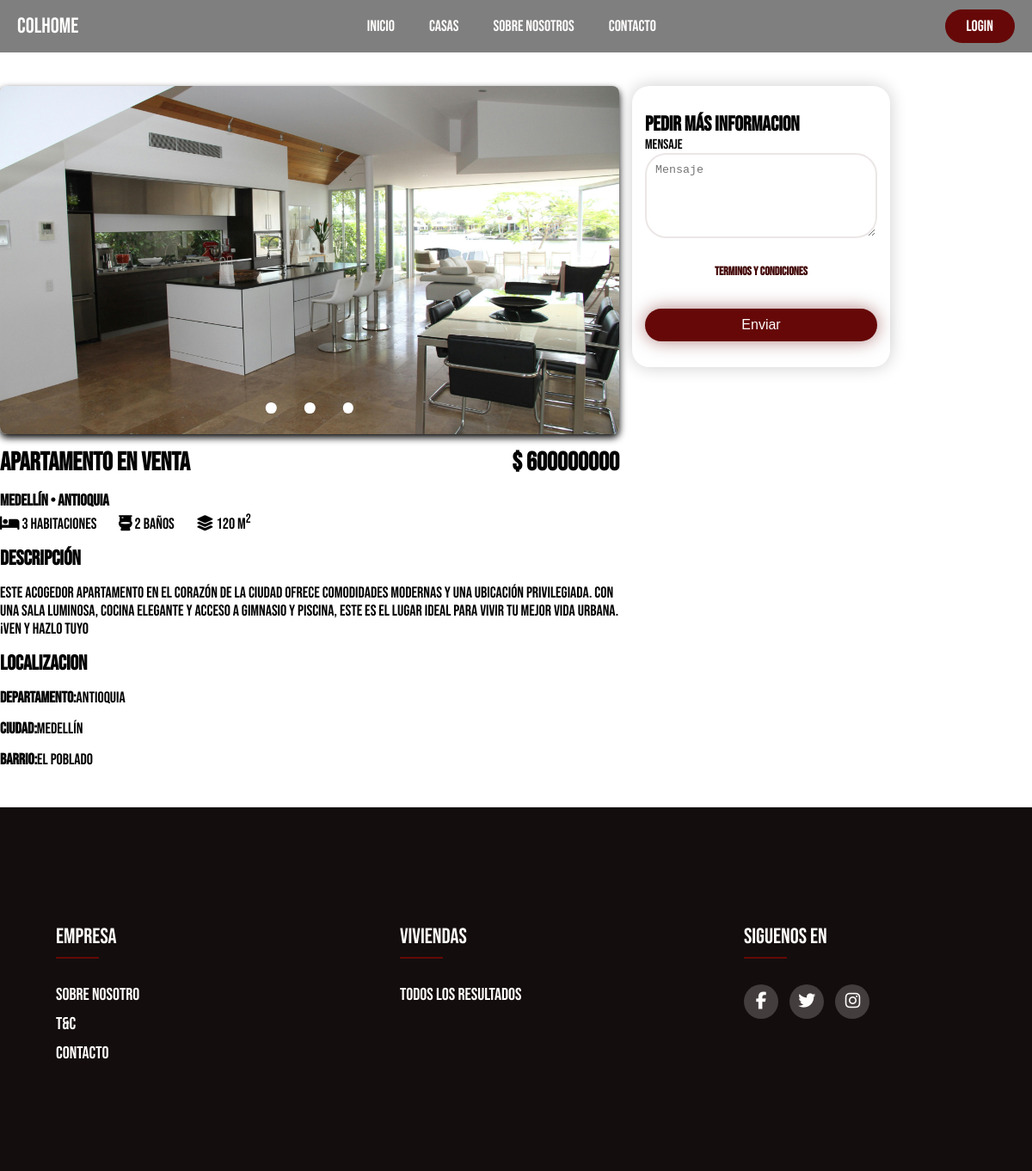
/single_house.php?home_id=2, run on the app's committed database.
### tables this page shows
CREATE TABLE `houses` (
  `home_id` int(11) NOT NULL,
  `home_category` varchar(100) NOT NULL,
  `home_price` int(11) NOT NULL,
  `home_city` varchar(100) NOT NULL,
  `home_neighborhood` varchar(100) NOT NULL,
  `home_location` varchar(50) NOT NULL,
  `home_rooms` int(11) NOT NULL,
  `home_bathrooms` int(11) NOT NULL,
  `home_meters` int(11) NOT NULL,
  `home_description` varchar(255) NOT NULL,
  `home_importance` varchar(255) NOT NULL DEFAULT 'alta',
  `home_image1` varchar(255) NOT NULL,
  `home_image2` varchar(255) NOT NULL,
  `home_image3` varchar(255) NOT NULL
);

### single_house.php (the view, shortened to what this page needs)
<?php
    include('server/connection.php');
    if(isset($_POST['more-information'])){
        if(isset($_SESSION['logged_in'])){
            $user_id = $_SESSION['user_id'];
            $user_email = $_SESSION['user_email'];
            $user_message = $_POST['message'];
            $homeId = (int)$_POST['home_id'];
            $stmt1 = $conn->prepare("INSERT INTO send_information (user_id,home_id,information_message)
                                    VALUES (?,?,?) ");
            $stmt1->bind_param('iis',$user_id,$homeId,$user_message);
            if($stmt1->execute()){
                header('location: single_house.php?message=Mensaje enviado Pronto resiviras Informacion');
            }else{
                header('location: single_house.php?error=Ocurrio un error intenta enviar el mesaje de nuevo');
            }
        }else{
            header('location: login.php');
        }
    }
    else if(isset($_GET['home_id'])){
        $home_id = $_GET['home_id'];
        $stmt = $conn->prepare("SELECT * FROM houses WHERE home_id= ? ");
        $stmt->bind_param("i",$home_id);
        $stmt->execute();
        $home_information = $stmt->get_result();
    }else{
        header('location: index.php');
        echo $home_id;
    }
?>
<!DOCTYPE html>
<html lang="es">
<head>
    <link rel="stylesheet" href="styles/style.css">
    <link rel="stylesheet" type="text/css"
        href="https://cdnjs.cloudflare.com/ajax/libs/font-awesome/6.5.1/css/all.min.css">
</head>
<body>
    <?php include('loyouts/header.php')?>
    <main>
        <section class="container">
            <div class="content-single-house">
            <?php while($home = $home_information->fetch_assoc()) {?>
                <div class="single-house-information">
                    <div class="content-slider">
                        <div class="slider">
                            <img id="slider1" src="imgs/<?php echo$home['home_image1'];?>" alt="">
                        </div>
                        <div class="slider-nav">
                            <a href="#slider1"></a>
                            <a href="#slider2"></a>
                            <a href="#slider3"></a>
                        </div>
                    </div>
                    <div class="single-house-text">
                        <div class="single-house-title">
                            <h1><?php echo$home['home_category'];?> en venta</h1>
                            <h1>$ <?php echo$home['home_price'];?></h1>
                        </div>
                        <div class="main-characteristics">
                            <h3><?php echo$home['home_city'];?> <span>&#8226</span> <?php echo$home['home_location'];?></h3>
                            <span class="icon"><i class="fa-solid fa-bed"></i> <?php echo$home['home_rooms'];?> Habitaciones</span>
                            <span class="icon"><i class="fa-solid fa-toilet"></i> <?php echo$home['home_bathrooms'];?> Baños</span>
                            <span class="icon"><i class="fa-solid fa-layer-group"></i> <?php echo$home['home_meters'];?> m<sup>2</sup> </span>
                        </div>
                        <div class="single-house-details">
                            <h2>Descripción</h2>
                            <p> <?php echo$home['home_description'];?></p>
                            <h2>Localizacion</h2>
                            <p><strong>Departamento:</strong><?php echo$home['home_location'];?></p>
                            <p><strong>Ciudad:</strong><?php echo$home['home_city'];?></p>
                            <p><strong>Barrio:</strong><?php echo$home['home_neighborhood'];?></p>
                        </div>
                    </div>
                </div>
            <?php }?>
                <div class="content-form-single-product">
                    <div class="form-single-house ">
                        <form action="single_house.php" method="post">
                            <h2>Pedir más Informacion</h2>
                            <div class="input-group">
                                <label for="message">Mensaje</label>
                                <textarea name="message" id="message" cols="30" rows="5"
                                    placeholder="Mensaje"></textarea>
                                <div class="form-txt-contact">
                                    <a href="t&c.html">Terminos y Condiciones</a>
                                </div>
                                <input type="submit" class="btn-form-single-house" name="more-information" value="Enviar">
                            </div>
                        </form>
                    </div>
                </div>
            </div>
        </section>
    </main>
    <?php include('loyouts/footer.php')?>
</body>
</html>

### styles/style.css (style rules this page uses)
* { margin: 0; padding: 0; text-decoration: none; box-sizing: border-box ; list-style: none; }
body { font-family: "Bebas Neue", sans-serif; }
.container { max-width: 1200px; margin: 0 auto; }
.content-account input,textarea { padding: 10px 10px ; border-radius: 25px; margin-bottom: 20px; border: 2px solid #ece6e6; outline: none; }
.form-txt-contact { margin-bottom: 5px; display: flex; justify-content: center; }
.form-txt-contact a { color: rgb(65, 5, 5); font-size: 14px ; font-weight: 600; padding-top: 10px; }
.content-contact input,textarea { padding: 10px 10px ; border-radius: 25px; margin-bottom: 20px; border: 2px solid #ece6e6; outline: none; }
.input-group { display: flex; flex-direction: column; text-align: left; }
.content-single-house { min-height: 100vh; max-width:100vw; min-width: 100vw; display: flex; flex-wrap: wrap; flex-direction: row; margin-top: 100px; }
.single-house-information { display: flex; flex-direction: column; max-width: 60vw; }
.content-slider { position: relative; max-width: 60vw; margin: 0 auto; }
.slider { display: flex; aspect-ratio: 16 / 9; overflow-x: hidden; scroll-snap-type: x mandatory; scroll-behavior: smooth; box-shadow: 0 .25rem .5rem #000000; border-radius: 0.5rem; }
.slider img { flex: 1 0 100%; scroll-snap-align: none; object-fit: cover; }
.slider-nav { display: flex; column-gap: 2rem; position: absolute; bottom: 1.5rem; left: 50%; transform: translateX(-50%); z-index: 1; }
.slider-nav a { width: .8rem; height: .8rem; border-radius: 50%; background-color: white; transition: opacity ease 250ms; }
.single-house-title { display: flex; justify-content: space-between; font-size: 20px; margin: 15px 0px; font-weight: 500; }
.main-characteristics { margin-bottom: 15px ; }
.main-characteristics .icon { margin-right: 23px; font-size: 18px; }
.single-house-details h2,p { margin-bottom: 15px; }
.single-house-details p { font-size: 18px; }
.form-single-house { right: 0; }
.content-form-single-product { position: relative; min-height: 100vh; }
.form-single-house { padding: 30px 15px ; margin: 0 15px; box-shadow: 0 0 20px rgba(0, 0, 0, 0.2); border-radius: 20px; width: 300px; position: sticky; right: 0; top: 80px; }
.btn-form-single-house { font-size: 16px; padding: 10px 0 ; color: #fffdfc; border: 0; border-radius: 25px; background-color: rgb(102, 8, 8); box-shadow: 0 0 20px rgba(102, 8, 8, .5); cursor: pointer; }
.edit-home input,textarea,select,option { padding: 10px 10px ; border-radius: 25px; margin-bottom: 20px; border: 2px solid #ece6e6; outline: none; }

### data on the page
houses: home_image1 (picture), home_category "Apartamento", home_price "600000000", home_city "Medellín", home_location "Antioquia", home_rooms "3", home_bathrooms "2", home_meters "120", home_description "Este acogedor apartamento en el corazón de la ciudad ofrece comodidades modernas y una ubicación privilegiada. Con una sala luminosa, cocina elegante y acceso a gimnasio y piscina, este es el lugar ideal para vivir tu mejor vida urbana. ¡Ven y hazlo tuyo", home_neighborhood "El poblado"
